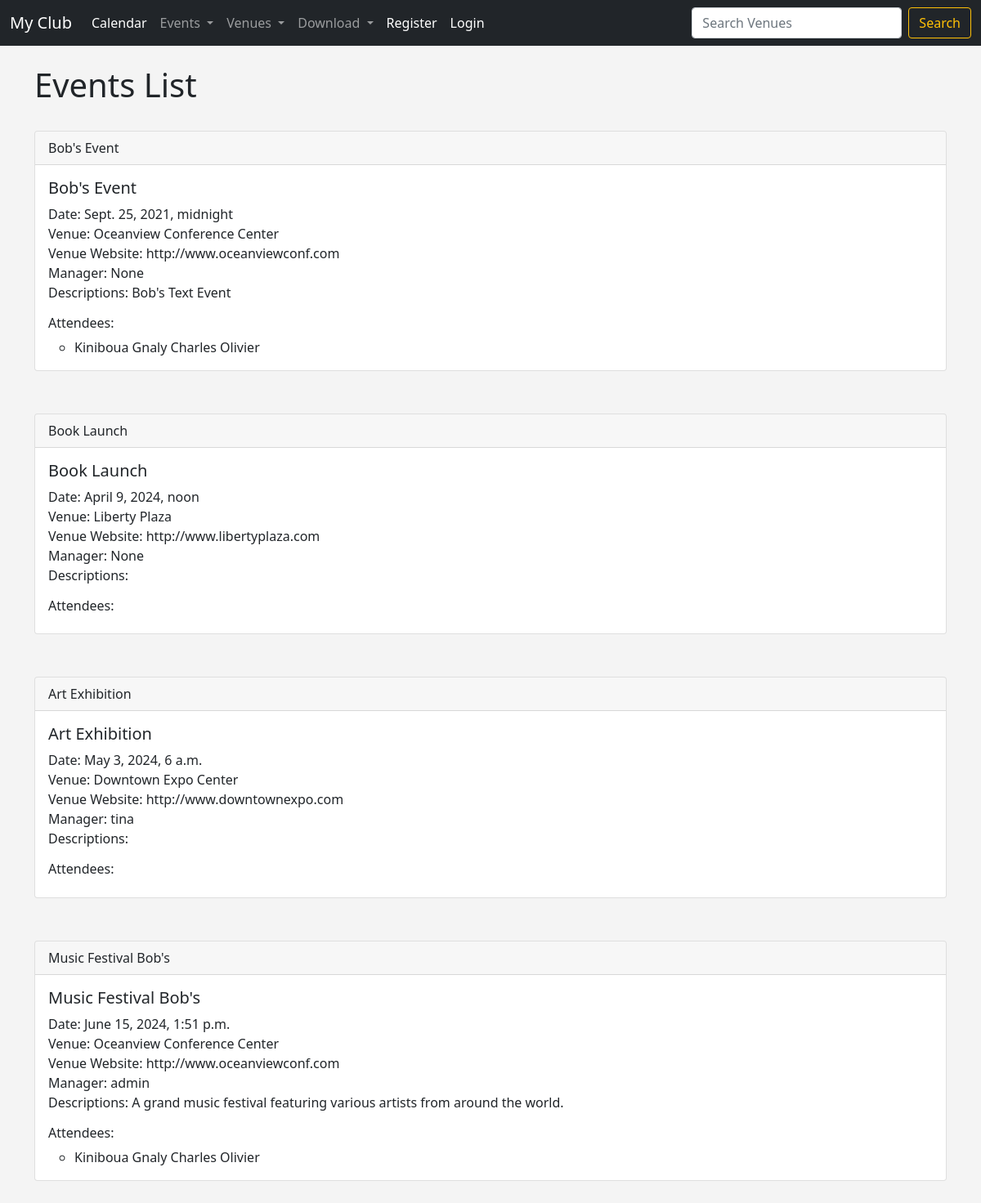
Before: /events with the older database file.
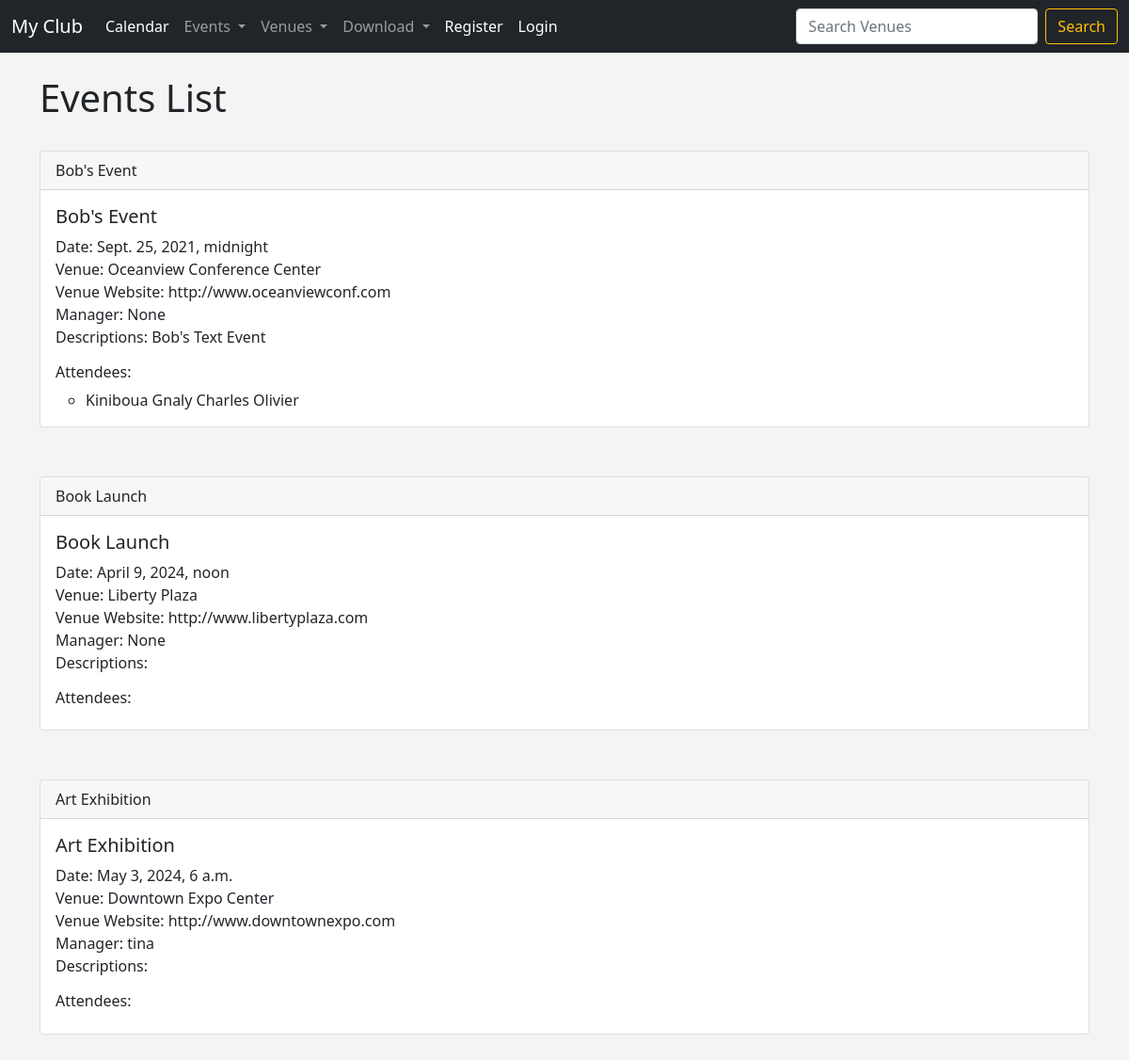
After: the same page with the newer database file.
### events/models.py (models this page shows, shortened)
class Events(models.Model):
    name = models.CharField('Event Name', max_length=120)
    event_date = models.DateTimeField(_("Event Date"), auto_now=False, auto_now_add=False)
    venue = models.ForeignKey(Venue, blank=True, null=True, on_delete=models.CASCADE)
    manager = models.ForeignKey(User, blank=True, null=True, on_delete=models.SET_NULL)
    descriptions = models.TextField(blank=True)
    attendees = models.ManyToManyField(MyClubUser, blank=True,)

class Venue(models.Model):
    name = models.CharField('Venue Name', max_length=120)
    address =models.CharField(max_length=300)
    zip_code = models.CharField('Zip_code',max_length=15)
    phone = models.CharField('Contact Phone', max_length=25, blank=True)
    web = models.URLField('Website Address', blank=True)
    email_address = models.EmailField('Email Address', blank=True)
    owner = models.IntegerField('Venue Owner', blank= False, default=1)
    def __str__(self):
        return self.name

class MyClubUser(models.Model):
    frist_name = models.CharField(max_length=30)
    last_name = models.CharField(max_length=30)
    email = models.EmailField('User Email')
    def __str__(self):
        return self.frist_name + ' ' +self.last_name

### events/views.py (the view)
# urls.py: path('events',views.all_events, name="list-events"),
def all_events(request):
    event_list = Events.objects.all().order_by('event_date')
    return render(request, 'events/events_list.html',
                  {
                     'event_list': event_list ,
                  })

### events/templates/events/events_list.html (shortened to what this page needs)
{% extends 'events/base.html' %}
{% block content %}
    <h1>Events List</h1>
    <br/>
    <ul class="list-unstyled">
        {% for event in event_list %}
            <li>
                <div class="card mb-1">
                    <div class="card-header">
                        {{ event.name }}
                    </div>
                    <div class="card-body">
                        <h5 class="card-title">{{ event.name }}</h5>
                        <p class="card-text">
                            Date: {{ event.event_date }}<br/>
                            Venue: {{ event.venue }}<br/>
                            Venue Website: {{ event.venue.web }}<br/>
                            Manager: {{ event.manager }}<br/>
                            Descriptions: {{ event.descriptions }}
                        </p>
                        <h6>Attendees:</h6>
                        <ul>
                            {% for user in event.attendees.all %}
                                <li>{{ user }}</li>
                            {% endfor %}
                        </ul>
                    </div>
                </div>
            </li>
            <br/><br/>
        {% endfor %}
    </ul>
{% endblock %}

### events/templates/events/base.html (shortened to what this page needs)
<!doctype html>
<html lang="en">
  <head>
    <link href="https://cdn.jsdelivr.net/npm/bootstrap@5.0.2/dist/css/bootstrap.min.css" rel="stylesheet">
  </head>
  <body>
    {% include "events/navbar.html" %}
    <br/>
    <div class = "container">
      {% block content %}{% endblock %}
    </div>
  </body>
</html>

### events/templates/events/navbar.html (shortened to what this page needs)
<nav class="navbar navbar-expand-lg navbar-dark bg-dark">
    <div class="container-fluid">
      <a class="navbar-brand" href={% url "home" %}>My Club</a>
      <div class="collapse navbar-collapse" id="navbarSupportedContent">
        <ul class="navbar-nav me-auto mb-2 mb-lg-0">
          <li class="nav-item">
            <a class="nav-link active" aria-current="page" href= {% url "home" "2024" "March"%} >Calendar</a>
          </li>
          <li class="nav-item dropdown">
            <a class="nav-link dropdown-toggle" href="#" id="navbarDropdown" role="button" data-bs-toggle="dropdown" aria-expanded="false">
             Events
            </a>
          </li>
          <li class="nav-item dropdown">
            <a class="nav-link dropdown-toggle" href="#" id="navbarDropdown" role="button" data-bs-toggle="dropdown" aria-expanded="false">
              Venues
            </a>
          </li>
          <li class="nav-item dropdown">
            <a class="nav-link dropdown-toggle" href="#" id="navbarDropdown" role="button" data-bs-toggle="dropdown" aria-expanded="false">
              Download
            </a>
          </li>
          {% if user.is_authenticated %}
            <li class="nav-item">
                <a class="nav-link active" aria-current="page" href="{% url 'logout' %}">Logout</a>
            </li>
            {% else %}
                <li class="nav-item">
                    <a class="nav-link active" aria-current="page" href="{% url 'register_user' %}">Register</a>
                </li>
                <li class="nav-item">
                    <a class="nav-link active" aria-current="page" href="{% url 'login' %}">Login</a>
                </li>
            {% endif %}
        </ul>
        <form class="d-flex" method=POST action="{% url "search-venues"%}">
          <input class="form-control me-2" type="search" placeholder="Search Venues" aria-label="Search" name="searched">
          <button class="btn btn-outline-warning" type="submit">Search</button>
        </form>
      </div>
    </div>
  </nav>

### events/templates/events/base.html (style rules this page uses)
body { background: #f4f4f4; }

Changed rows visible on the page:
removed Events: name "Music Festival Bob's", event_date "June 15, 2024, 1:51 p.m.", venue "Oceanview Conference Center", venue.web "http://www.oceanviewconf.com", manager "admin", descriptions "A grand music festival featuring various artists from around the world.", MyClubUser (frist_name+last_name "Kiniboua Gnaly Charles Olivier")
